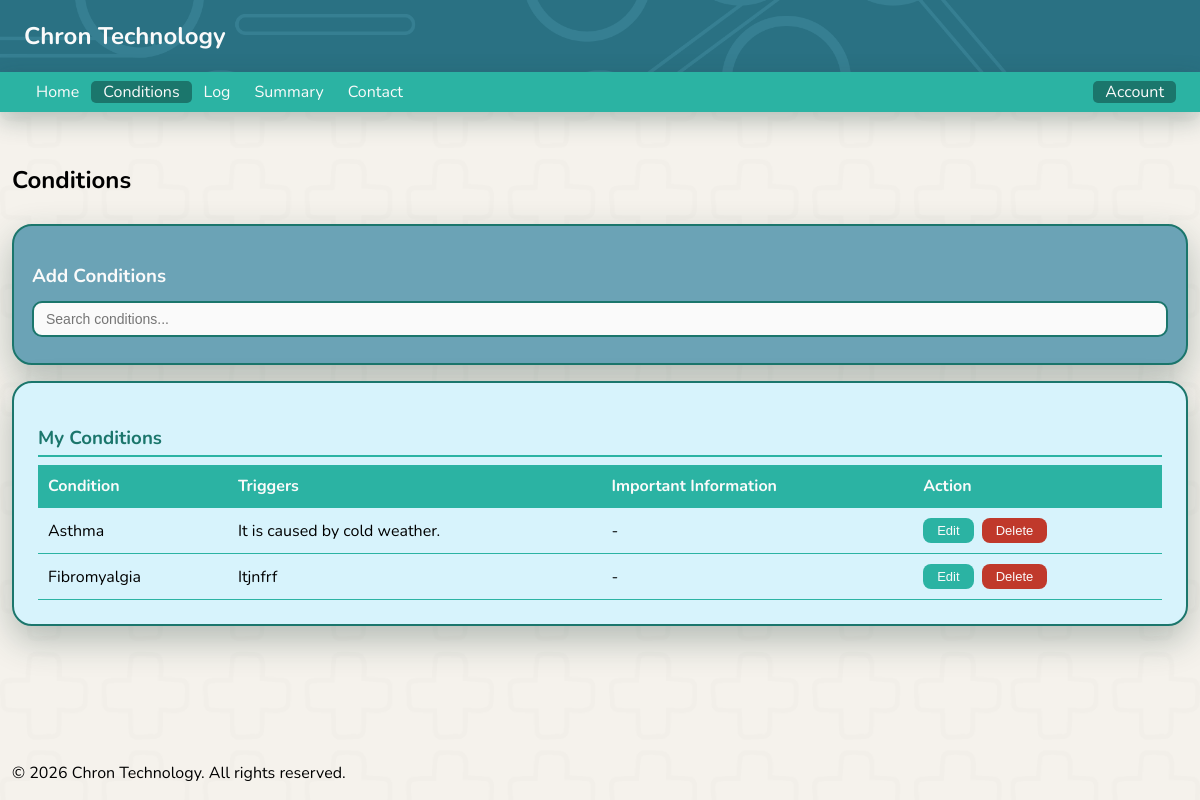
The app's page /conditions (signed in) with its own data.
### tables this page shows
CREATE TABLE conditions (
        id INTEGER PRIMARY KEY AUTOINCREMENT,
        user_id INTEGER NOT NULL,
        condition_name TEXT NOT NULL,
        triggers TEXT NULL,
        created_at TIMESTAMP DEFAULT CURRENT_TIMESTAMP, important_information TEXT NULL,
        FOREIGN KEY (user_id) REFERENCES users(id)
    );

### app.py (the view, shortened to what this page needs)
@app.route('/conditions', methods=['GET', 'POST'])
def conditions():
    user_conditions = []
    user_condition_names = []
    if session.get('user_id'):
        conn = get_user_conn()
        cursor = conn.cursor()
        cursor.execute(
            'SELECT id, condition_name, triggers, important_information FROM conditions WHERE user_id = ?',
            (session['user_id'],)
        )
        rows = cursor.fetchall()
        user_conditions = [(row[0], row[1], row[2] or '', row[3] or '') for row in rows]  # (id, name, triggers, important_info)
        user_condition_names = [row[1] for row in rows]
        conn.close()
    return render_template(
        'conditions.html',
        all_conditions=CHRONIC_CONDITIONS,
        user_conditions=user_conditions,
        user_condition_names=user_condition_names
    )

### app.py (called while the page is built)
def get_user_conn():
    return sqlite3.connect(USER_DB)

### templates/conditions.html (shortened to what this page needs)
<!DOCTYPE html>
<html lang="en">
<head>
    <link rel="stylesheet" href="/static/style.css">
</head>
<body class="index_page">
    <header>
        <nav>
            <h1 class="websitelogo">Chron Technology</h1>
        </nav>
        <div class="topnav">
            <div class="nav-left">
                <a class="notactive_page" href="/">Home</a>
                {% if session.get('user_id') %}
                <a class="active_page" href="conditions">Conditions</a>
                <a class="notactive_page" href="log">Log</a>
                <a class="notactive_page" href="summary">Summary</a>
                <a class="notactive_page" href="contact">Contact</a>
                {% endif %}
            </div>
            <div class="nav-right">
                {% if session.get('user_id') %}
                <div class="dropdown">
                    <span class="dropdown-toggle">Account</span>
                </div>
                {% else %}
                <a class="notactive_page" href="signup">SignUp</a>
                <a class="notactive_page" href="signin">SignIn</a>
                {% endif %}
            </div>
        </div>
    </header>
    <main>
        <section>
            <h2 class="topPageHeadings">Conditions</h2>
            <div class="add_condition">
                <h3>Add Conditions</h3>
                <input type="text" id="condition-search" placeholder="Search conditions..." onkeyup="filterConditions()">
            </div>
            <div class="summary-section">
                <h3>My Conditions</h3>
                {% if user_conditions %}
                <table class="summary-table">
                    <thead>
                        <tr>
                            <th>Condition</th>
                            <th>Triggers</th>
                            <th>Important Information</th>
                            <th>Action</th>
                        </tr>
                    </thead>
                    <tbody>
                        {% for id, condition, triggers, important_info in user_conditions %}
                        <tr>
                            <td>{{ condition }}</td>
                            <td>{{ triggers if triggers else '-' }}</td>
                            <td>{{ important_info if important_info else '-' }}</td>
                            <td class="action-cell">
                                <button type="button" class="edit-btn" onclick="toggleEditCondition({{ id }})">Edit</button>
                                <form action="/delete/{{ id }}" method="POST" style="display:inline">
                                    <button type="submit" class="delete-btn">Delete</button>
                                </form>
                            </td>
                        </tr>
                        {% endfor %}
                    </tbody>
                </table>
                {% else %}
                <p class="no-data">No conditions recorded yet.</p>
                {% endif %}
            </div>
        </section>
    </main>
    <footer>
        <p>&copy; 2026 Chron Technology. All rights reserved.</p>
    </footer>
</body>
</html>

### static/style.css (style rules this page uses)
body { font-family: 'Nunito', sans-serif; }
header { position: fixed; top: 0; left: 0; width: 100%; z-index: 1000; background-color: #2a7183; background-image: url('/static/images/header_image.png'); background-repeat: no-repeat; background-size: cover; background-position: center; }
.websitelogo { padding-left: 2vw; }
.topPageHeadings { display: block; padding-bottom: 1vh; }
.index_page { background-color: #f5f2ec; background-image: url('/static/images/chron_tech_background.png'); background-repeat: no-repeat; background-size: cover; background-position: center; background-attachment: fixed; min-height: 100vh; display: flex; flex-direction: column; margin: 0; padding-left: 1vw; padding-right: 1vw; }
main { flex: 1; margin-top: 18vh; }
.websitelogo { color: #fafafa; }
.topnav { background-color:#2BB3A3; height: 5vh; display: flex; align-items: center; justify-content: space-between; box-shadow: 0 8px 25px rgba(26, 58, 53, 0.3); }
.nav-left, .nav-right { display: flex; align-items: center; }
.nav-left { padding-left: 2vw; }
.nav-right { padding-right: 2vw; }
.active_page { color: #fafafa; text-decoration: none; padding-left: 1vw; padding-right: 1vw; background-color: #1b766c; border-radius: 5px; }
.notactive_page { color: #fafafa; text-decoration: none; padding-left: 1vw; padding-right: 1vw; }
.dropdown { position: relative; }
.dropdown-toggle { color: #fafafa; cursor: pointer; padding: 0 1vw; border-radius: 5px; background-color: #1b766c; }
.add_condition { border: 2px solid #1b766c; border-radius: 20px; background-color: rgb(107, 163, 182); padding: 1.5vw; color: #fafafa; margin-top: 2vh; box-shadow: 0 14px 35px rgba(26, 58, 53, 0.3); }
.add_condition h3 { margin-bottom: 1.5vh; }
#condition-search { width: 100%; padding: 8px 12px; border: 2px solid #1b766c; border-radius: 10px; font-size: 14px; box-sizing: border-box; background-color: #fafafa; margin-bottom: 1vh; }
.delete-btn { background-color: #c0392b; color: #fafafa; border: none; padding: 5px 14px; border-radius: 8px; font-size: 13px; cursor: pointer; transition: background-color 0.2s ease; }
.edit-btn { background-color: #2BB3A3; color: #fafafa; border: none; padding: 5px 14px; border-radius: 8px; font-size: 13px; cursor: pointer; transition: background-color 0.2s ease; }
.action-cell { white-space: nowrap; vertical-align: middle; }
.action-cell .edit-btn, .action-cell form { display: inline-block; margin-right: 4px; }
.summary-section { margin-top: 2vh; }
.summary-section { border: 2px solid #1b766c; border-radius: 20px; background-color: rgb(215, 243, 252); padding: 2vw; box-shadow: 0 14px 35px rgba(26, 58, 53, 0.3); }
.summary-section h3 { color: #1b766c; margin-bottom: 1vh; border-bottom: 2px solid #2BB3A3; padding-bottom: 0.5vh; }
.summary-table { width: 100%; border-collapse: collapse; margin-top: 1vh; }
.summary-table th, .summary-table td { padding: 10px; text-align: left; border-bottom: 1px solid #2BB3A3; }
.summary-table th { background-color: #2BB3A3; color: #fafafa; }
section h2 { display: inline; }

### records on screen
conditions: condition_name "Asthma", triggers "It is caused by cold weather.", important_info "-"
conditions: condition_name "Fibromyalgia", triggers "Itjnfrf", important_info "-"
